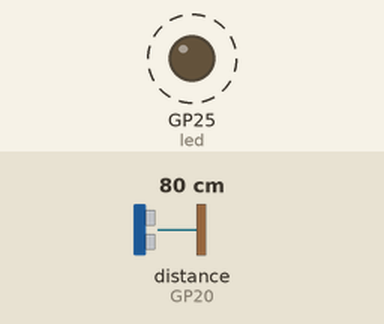
Recording of a program running on a simulated Raspberry Pi Pico running MicroPython. Parts: output pins drawn as LEDs (lit = HIGH). Dashed ring = blinking. The test bench sets the inputs (shaded band); at power-on: distance to the obstacle (sensor on GP20) 80 cm. What the program prints to the serial console is not drawn.

Above: at 0.2 s.
Timing chart, 0 to 3.0 s (numbered marks = the images above):
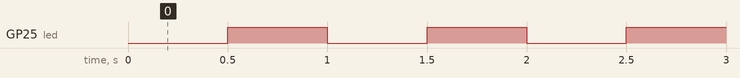

Measured:
- by itself, GP25 (led): alternates HIGH for 0.50 s and LOW for 0.50 s

The program:

demo_ultrasonic_sensor.py
```python
# Seeed Grove Ultrasonic Sensor v2
#
# https://wiki.seeedstudio.com/Grove-Ultrasonic_Ranger/
# #play-with-raspberry-pi-with-grove-base-hat-for-raspberry-pi

import machine
import time

# blink on-board led to verify operating status

led = machine.Pin(25, machine.Pin.OUT)
def blink(timer):
    global led
    led.toggle()

machine.Timer(freq=2, mode=machine.Timer.PERIODIC, callback=blink)


def get_distance(pin):

    # send pulse
    pin.init(machine.Pin.OUT)
    pin.value(0)
    time.sleep_us(2)
    pin.value(1)
    time.sleep_us(10)
    pin.value(0)

    # listen for response
    pin.init(machine.Pin.IN)

    # wait for on
    t0 = time.ticks_us()
    count = 0
    while count < 10000:
        if pin.value():
            break
        count += 1

    # wait for off
    t1 = time.ticks_us()
    count = 0
    while count < 10000:
        if not pin.value():
            break
        count += 1

    t2 = time.ticks_us()

    if t1 - t2 > 530:
        return None
    else:
        return (t2 - t1) / 29 / 2


sensor = machine.Pin(20)

def report_distance(timer):
    global sensor
    d = get_distance(sensor)
    print(d)


machine.Timer(freq=10, mode=machine.Timer.PERIODIC, callback=report_distance)
```
